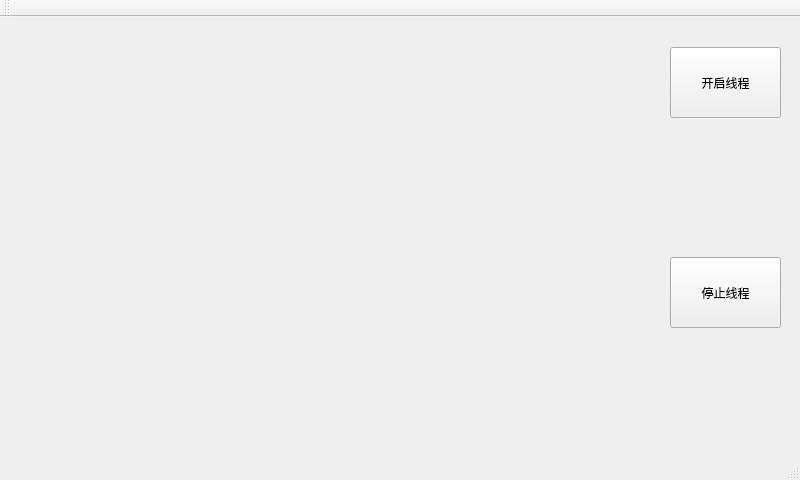
<?xml version="1.0" encoding="UTF-8"?>
<ui version="4.0">
 <class>MainWindow</class>
 <widget class="QMainWindow" name="MainWindow">
  <property name="geometry">
   <rect>
    <x>0</x>
    <y>0</y>
    <width>800</width>
    <height>480</height>
   </rect>
  </property>
  <property name="windowTitle">
   <string>MainWindow</string>
  </property>
  <widget class="QWidget" name="centralWidget">
   <widget class="QPushButton" name="openbt">
    <property name="geometry">
     <rect>
      <x>670</x>
      <y>30</y>
      <width>111</width>
      <height>71</height>
     </rect>
    </property>
    <property name="text">
     <string>开启线程</string>
    </property>
   </widget>
   <widget class="QPushButton" name="closebt">
    <property name="geometry">
     <rect>
      <x>670</x>
      <y>240</y>
      <width>111</width>
      <height>71</height>
     </rect>
    </property>
    <property name="text">
     <string>停止线程</string>
    </property>
   </widget>
   <widget class="QLabel" name="label">
    <property name="geometry">
     <rect>
      <x>30</x>
      <y>30</y>
      <width>621</width>
      <height>371</height>
     </rect>
    </property>
    <property name="text">
     <string/>
    </property>
   </widget>
  </widget>
  <widget class="QMenuBar" name="menuBar">
   <property name="geometry">
    <rect>
     <x>0</x>
     <y>0</y>
     <width>800</width>
     <height>28</height>
    </rect>
   </property>
  </widget>
  <widget class="QToolBar" name="mainToolBar">
   <attribute name="toolBarArea">
    <enum>TopToolBarArea</enum>
   </attribute>
   <attribute name="toolBarBreak">
    <bool>false</bool>
   </attribute>
  </widget>
  <widget class="QStatusBar" name="statusBar"/>
 </widget>
 <layoutdefault spacing="6" margin="11"/>
 <resources/>
 <connections/>
</ui>
